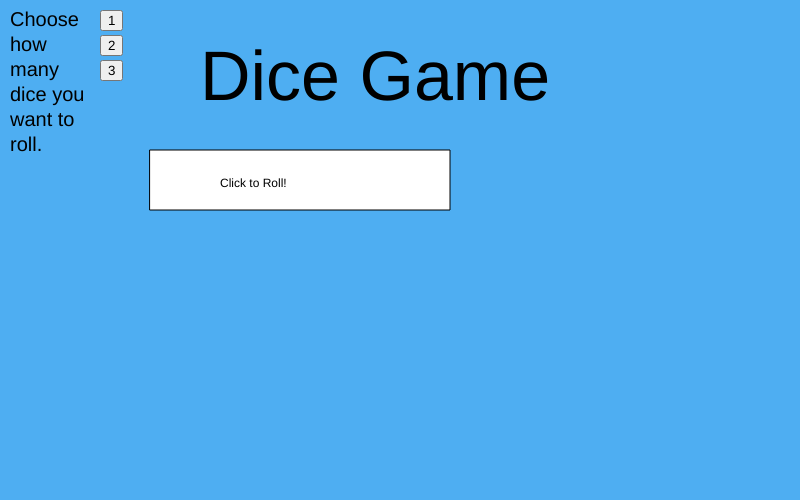
Frame 1 (no input)
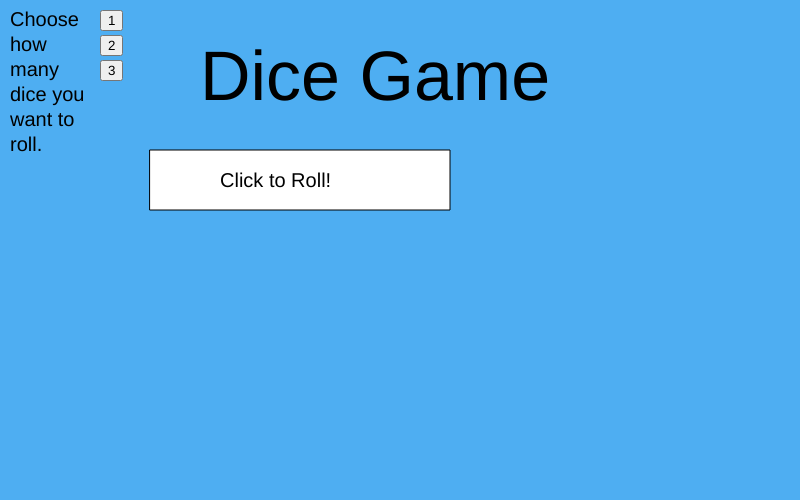
Frame 60 (no input)
Frame 120 (the mouse pressed at the canvas centre since frame 60): identical to frame 60, image omitted

The p5.js sketch that drew these frames (run headless with seeded random() and noise() and a simulated clock; from frame 60 on, the mouse is pressed at the canvas centre):

// p5.js sketch
// ── sketch.js
/*
[ ] = aesthetic
[x] = 1 and 6 rolls much less often bc of rounding
[ ] = can't go backwards in amount of dice
[ ] = use arrays

*/
var currentOption = 1;
var diceNumber = 0;
var roll1 = 0;
var roll2 = 0;
var roll3 = 0;
var die1,die2,die3;
var playBX = 150;
var playBY = 150;
var playBXSize = 300;
var playBYSize = 60;

function setup() {
  // put setup code here
  createCanvas(800,500);

  die1 = createButton("1");
  die1.position(100,10);
  die1.mousePressed(function(){
    diceNumber = 1;
  });
  die2 = createButton("2");
  die2.position(100,35);
  die2.mousePressed(function(){
    diceNumber = 2;
  });
  die3 = createButton("3");
  die3.position(100,60);
  die3.mousePressed(function(){
    diceNumber = 3;
  });
}//end setup

function draw() {
  // put drawing code here
  background(78, 174, 242);
  //gridlines
  // line(0,250,800,250);
  // line(0,125,800,125);
  // line(0,375,800,375)
  // line(400,0,400,500);
  // line(200,0,200,500);
  // line(600,0,600,500);
  rect(playBX, playBY, playBXSize, playBYSize);
  text("Click to Roll!", 220, 187);
  console.log(roll1,roll2,roll3);

  textSize(70);
  text("Dice Game", 200, 100);

  textSize(20);
  text("Choose how many dice you want to roll.", 10, 10, 95, 280);


  if (diceNumber == 1) {
    rect(100, 225, 100, 100);
  } else if (diceNumber == 2) {
    rect(100, 225, 100, 100);
    rect(250, 225, 100, 100);
  } else if (diceNumber == 3) {
    rect(100, 225, 100, 100);
    rect(250, 225, 100, 100);
    rect(400, 225, 100, 100);
  }

  //drawing the dice dots
  if(diceNumber == 1){
    if (roll1 == 1) {
      //ellipses
    } else if (roll1 == 2) {

    } else if (roll1 == 3) {

    } else if (roll1 == 4) {

    } else if (roll1 == 5) {

    } else if (roll1 == 6) {

    }
  }


}//end draw

function mousePressed(){
  if (mouseX > playBX && mouseX < playBX + playBXSize && mouseY > playBY && mouseY < playBY + playBYSize) {
    if (diceNumber == 1) {
      roll1 = int(random(1,7));
    }
    if (diceNumber == 2) {
      roll1 = int(random(1,7));
      roll2 = int(random(1,7));
    }
    if (diceNumber == 3) {
      roll1 = int(random(1,7));
      roll2 = int(random(1,7));
      roll3 = int(random(1,7));
    }
  }
}
